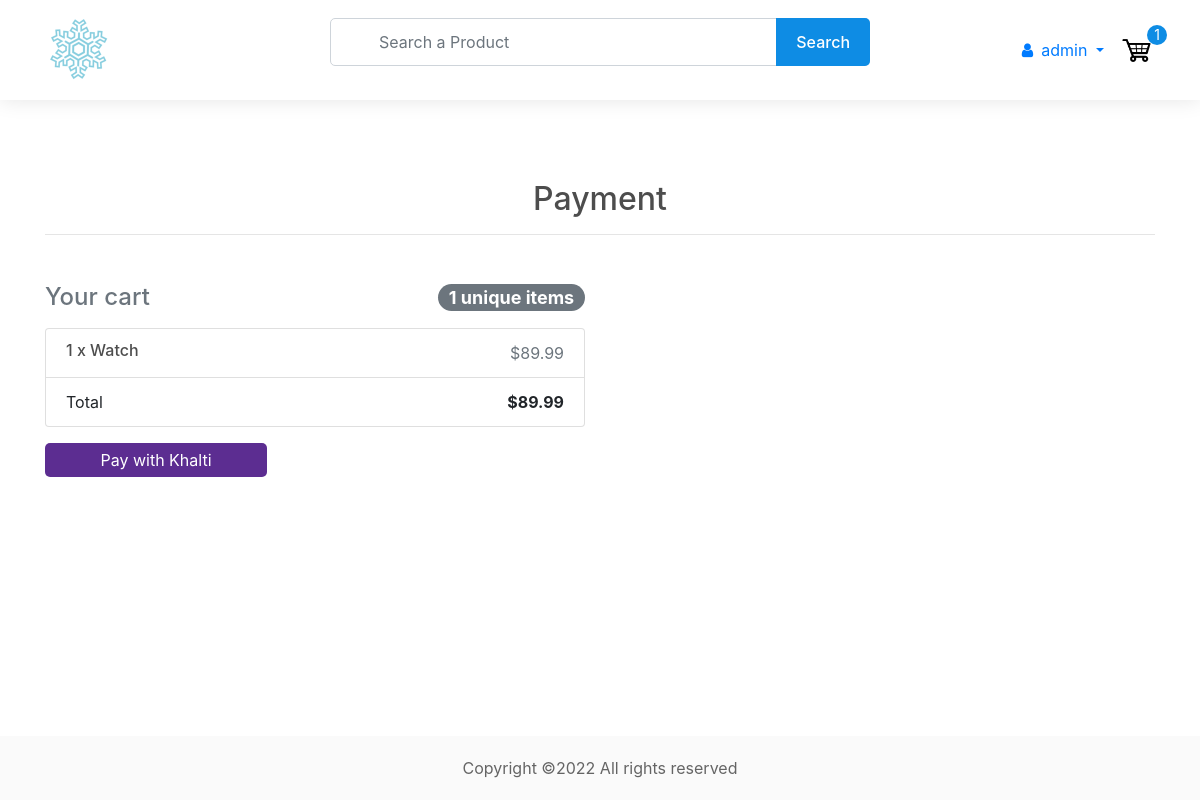
The app's page /payment (signed in) with its own data.
### store/models.py (models this page shows, shortened)
class Order(models.Model):
    customer = models.ForeignKey(
        Customer, on_delete=models.CASCADE, blank=True, null=True
    )
    items = models.ManyToManyField(OrderItem)
    date_orderd = models.DateTimeField(auto_now_add=True)
    ordered = models.BooleanField(default=False, null=False, blank=False)
    being_delivered = models.BooleanField(default=False)
    transaction_id = models.CharField(max_length=200, null=True)
    total_price = models.FloatField(max_length=200, null=True)  # added
    sphipping_address = models.ForeignKey(
        "ShippingAddress", on_delete=models.SET_NULL, blank=True, null=True
    )
    payment = models.ForeignKey(
        "Payment", on_delete=models.SET_NULL, blank=True, null=True
    )
    def get_total(self):
        total = 0
        for order_items in self.items.all():
            total = total + order_items.get_total_item_price
        return total
    @property
    def get_cart_items(self):
        total = 0
        for order_item in self.items.all():
            total += order_item.quantity
        return total

class OrderItem(models.Model):
    customer = models.ForeignKey(
        Customer, on_delete=models.CASCADE, blank=True, null=True
    )
    product = models.ForeignKey(Product, on_delete=models.CASCADE, null=True)
    quantity = models.IntegerField(default=0, null=True, blank=True)
    ordered = models.BooleanField(default=False)
    @property
    def get_total_item_price(self):
        total = self.product.price * self.quantity
        return total

class Product(models.Model):
    name = models.CharField(max_length=200, null=True)
    price = models.DecimalField(max_digits=7, decimal_places=2)
    digital = models.BooleanField(default=False, null=True, blank=False)
    image = models.ImageField(null=True, blank=True)
    status = models.BooleanField(default=False, null=True, blank=False)  # changed
    description = models.TextField(max_length=1000, null=True, blank=True)  # added

### store/views.py (the view)
# urls.py: path("payment", PaymentView.as_view(), name="payment"),
class PaymentView(LoginRequiredMixin, View):
    login_url = "login"
    def get(self, *args, **kwargs):
        try:
            customer = get_object_or_404(Customer, user=self.request.user)
            order = Order.objects.get(customer=customer, ordered=False)
            form = CheckoutForm()
            context = {"form": form, "order": order}
            return render(self.request, "store/payment.html", context)
        except ObjectDoesNotExist:
            return redirect("payment")

### store/forms.py
class CheckoutForm(forms.Form):
    street_address = forms.CharField()
    appartment_address = forms.CharField(required=False)
    country = forms.CharField()
    contact = forms.RegexField(regex=r'^[0-9]{5,10}$')
    def __init__(self, *args, **kwargs):
        super(CheckoutForm, self).__init__(*args, **kwargs)
        self.fields['country'].initial = 'Nepal'
        self.fields['street_address'].widget.attrs.update(
            {'class': 'form-control', 'placeholder': 'Enter your address'})
        self.fields['appartment_address'].widget.attrs.update(
            {'class': 'form-control', 'placeholder': 'Enter your secondary address'})
        self.fields['country'].widget.attrs.update(
            {'class': 'form-control', 'placeholder': 'Enter your country name'})
        self.fields['contact'].widget.attrs.update(
            {'class': 'form-control', 'placeholder': 'Enter your phone no.'})

### context_processors/context_processors.py (called while the page is built, shortened)
def total_cart_items(request):
    if request.user.is_authenticated:
        customer = Customer.objects.filter(user=request.user).first()
        if customer is None:
            return {"totalCartItems": 0}
        order = Order.objects.filter(customer=customer, ordered=False).first()
        if order is None:
            return {"totalCartItems": 0}
        cartItems = order.get_cart_items
    return {"totalCartItems": cartItems}

### store/templates/store/payment.html (shortened to what this page needs)
{% extends 'store/header.html' %} {% load static %} {% load crispy_forms_tags %}
 {% block content %}
    <section>
        <div class="container">
            <h2 class="h2 text-center mb-5">Payment<hr></h2>
            <div class="row">
                {% include "store/order_snippet.html" %}
                <div class="col-12">
                    <button
                        id="payment-button"
                        style="
                            background-color: #5c2d91;
                            cursor: pointer;
                            color: #fff;
                            border: none;
                            padding: 5px 10px;
                            border-radius: 5px;
                            width: 20%;
                        "
                    >
                        Pay with Khalti
                    </button>
                </div>
            </div>
        </div>
    </section>
{% endblock content %}

### store/templates/store/header.html (shortened to what this page needs)
<!DOCTYPE html>
{% load static %}
<html>
    <head>
        <link
            rel="stylesheet"
            href="https://stackpath.bootstrapcdn.com/bootstrap/4.4.1/css/bootstrap.min.css"
        />
        <link
            rel="stylesheet"
            type="text/css"
            href="{% static 'css/style.css' %}"
        />
        <link
        rel="stylesheet"
        href="https://unpkg.com/@trevoreyre/autocomplete-js/dist/style.css"
        />
        <link rel='stylesheet' href='https://maxcdn.bootstrapcdn.com/font-awesome/4.5.0/css/font-awesome.min.css' >
    </head>
    <body>
        <div id="page-container">
            <header>
                <div class="container">
                    <div class="row align-items-center">
                        <div class="col-6 col-lg-3 order-1">
                            <a href="{% url 'store' %}" class="logo mr-5">
                                <img src="{% static 'images/logo-1.png' %}" />
                            </a>
                        </div>
                        <div class="col-lg-6 order-3 order-lg-2 mt-2 mt-lg-0">
                            <form id="autocomplete" class="autocomplete" action="/search" method="get">
                                <div class="form-group mb-0">
                                    <input type="text" class="autocomplete-input form-control sm-2 mr-5 pl-5" name="search" placeholder="Search a Product">
                                </div>
                                <button type="submit">Search</button>
                            </form>
                        </div>
                        <div class="col-6 col-lg-3 order-2 order-lg-3">
                            <div class="header-right d-flex align-items-center justify-content-end">
                                {% if request.user.is_authenticated %}
                                    <div class="dropdown">
                                        <a href="#" class="dropdown-toggle" data-toggle="dropdown" aria-haspopup="true" aria-expanded="false">
                                            <i class="fa fa-user mr-2"></i>{{request.user}}
                                        </a>
                                    </div>
                                {% else %}
                                    <a href="{% url 'login' %}" class="btn btn-outline-primary">Login</a>
                                {% endif %}
                                <div class="cart ml-3">
                                    <a href="{% url 'cart' %}">
                                        <img src="{% static 'images/cart.png' %}" />
                                    </a>
                                    <p>{{totalCartItems}}</p>
                                </div>
                            </div>
                        </div>
                    </div>
                </div>
            </header>
            <div id="content-wrap">
                {% block content %}
                {% endblock content %}
            </div>
            <footer>
                <div class="container text-center">
                    <p>Copyright ©2022 All rights reserved</p>
                </div>
            </footer>
        </div>
    </body>
</html>

### store/templates/store/order_snippet.html
<div class="col-md-6">
    <h4 class="d-flex justify-content-between align-items-center mb-3">
        <span class="text-muted">Your cart</span>
        <span class="badge badge-secondary badge-pill"
            >{{ order.items.count }} unique items</span
        >
    </h4>
    <ul class="list-group mb-3 z-depth-1">
        {% for order_item in order.items.all %}
        <li class="list-group-item d-flex justify-content-between lh-condensed">
            <div>
                <h6 class="my-0">
                    {{ order_item.quantity }} x {{ order_item.product.name}}
                </h6>
            </div>
            <span class="text-muted"
                >${{ order_item.get_total_item_price }}</span
            >
        </li>
        {% endfor %}
        <li class="list-group-item d-flex justify-content-between">
            <span>Total</span>
            <strong>${{ order.get_total }}</strong>
        </li>
    </ul>
</div>

### static/css/style.css (style rules this page uses)
img { max-width: 100%; }
h1, h2, h3, h4, h5, h6 { color: #4d4d4d; }
#page-container { position: relative; min-height: 100vh; }
#content-wrap { padding-bottom: 64px; }
section { padding: 50px 0; }
@media (min-width: 768px) { section { padding: 60px 0; } }
@media (min-width: 768px) { section { padding: 80px 0; } }
header { position: -webkit-sticky; position: sticky; top: 0; z-index: 9999; background-color: #fff; padding: 15px 0; -webkit-box-shadow: 0 0 20px #e5e5e5; box-shadow: 0 0 20px #e5e5e5; }
header .logo img { height: 70px; -o-object-fit: contain; object-fit: contain; }
header .autocomplete { position: relative; }
header .autocomplete input { height: 48px; background-color: #fff; border-radius: 5px; }
header .autocomplete button { position: absolute; top: 0; right: 0; height: 100%; background-color: #0e8ce4; color: #fff; font-weight: 500; border: 0; border-radius: 0 5px 5px 0; padding: 0 20px; -webkit-transition: 250ms ease-in; transition: 250ms ease-in; }
header .cart { position: relative; }
header .cart img { height: 35px; }
header .cart p { position: absolute; top: -8px; right: -12px; width: 20px; height: 20px; color: #fff; background-color: #0e8ce4; font-size: 14px; line-height: 20px; text-align: center; border-radius: 50%; margin-bottom: 0; }
footer { position: absolute; bottom: 0; height: 64px; width: 100%; background-color: #fafafa; padding: 20px 0; }
footer p { color: rgba(0, 0, 0, 0.6); margin-bottom: 0; }

### records on screen
Order: items.count "1", get_total "89.99"
OrderItem: quantity "1", product.name "Watch", get_total_item_price "89.99"

### other values on screen
{{ request.user }} "admin"
{{ totalCartItems }} "1"
